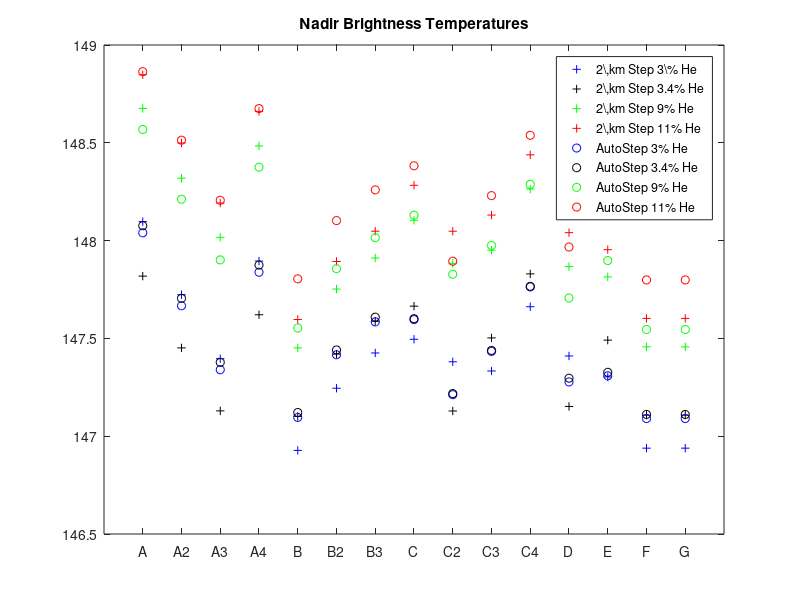
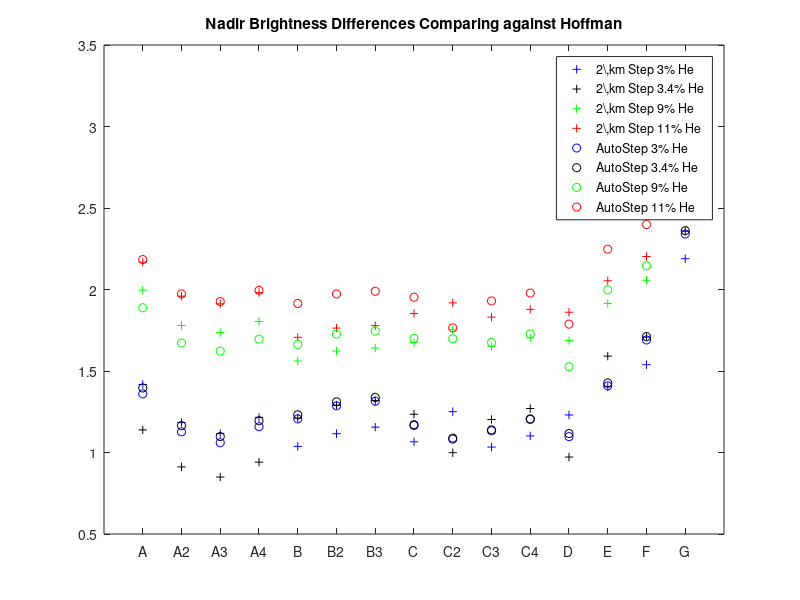

The MATLAB script that drew these images, in order:

 figure(999)
 
 load He_0_3_eq
 dlmwrite('He_0_3_eq_Tbeam.dat',Tbeam_nadir,'\t')
 plot(Tbeam_nadir,'+b')
 hold on;
 
 load He_0_34_eq
 dlmwrite('He_0_34_eq_Tbeam.dat',Tbeam_nadir,'\t')
 plot(Tbeam_nadir,'+k')
 
 load He_0_9_eq
 dlmwrite('He_0_9_eq_Tbeam.dat',Tbeam_nadir,'\t')
 plot(Tbeam_nadir,'+g')
 
 load He_0_11_eq
 dlmwrite('He_0_11_eq_Tbeam.dat',Tbeam_nadir,'\t')
 plot (Tbeam_nadir,'+r')
 
 load He_0_3_eq_auto
 dlmwrite('He_0_3_eq_auto_Tbeam.dat',Tbeam_nadir,'\t')
 plot (Tbeam_nadir, 'ob')

 load He_0_34_eq_auto
 dlmwrite('He_0_34_eq_auto_Tbeam.dat',Tbeam_nadir,'\t')
 plot (Tbeam_nadir,'ok')
 
  
 load He_0_9_eq_auto
 dlmwrite('He_0_9_eq_auto_Tbeam.dat',Tbeam_nadir,'\t')
 plot (Tbeam_nadir, 'og')
 
 load He_0_11_eq_auto
 dlmwrite('He_0_11_eq_auto_Tbeam.dat',Tbeam_nadir,'\t')
 plot (Tbeam_nadir, 'or')
 
 set(gca,'XTick',1:1:15)
 set(gca,'XTickLabel',Model_names)
 legend('2\,km Step 3\% He','2\,km Step 3.4% He','2\,km Step 9% He','2\,km Step 11% He', ...
        'AutoStep 3% He','AutoStep 3.4% He','AutoStep 9% He','AutoStep 11% He')
 title('Nadir Brightness Temperatures')           
 hold off
 
 figure(1000)
 load He_0_3_eq
 dlmwrite('He_0_3_eq_residual.dat',residual,'\t')
 plot(residual,'+b')
 
 hold on;
 
 load He_0_34_eq
 dlmwrite('He_0_34_eq_residual.dat',residual,'\t')
 plot(residual,'+k')
 
 load He_0_9_eq
 dlmwrite('He_0_9_eq_residual.dat',residual,'\t')
 plot(residual,'+g')
 
 load He_0_11_eq
 dlmwrite('He_0_11_eq_residual.dat',residual,'\t')
 plot (residual,'+r')

 load He_0_3_eq_auto
 dlmwrite('He_0_3_eq_auto_residual.dat',residual,'\t')
 plot (residual, 'ob')
 
 load He_0_34_eq_auto
 dlmwrite('He_0_34_eq_auto_residual.dat',residual,'\t')
 plot (residual,'ok')
 
 load He_0_9_eq_auto
 dlmwrite('He_0_9_eq_auto_residual.dat',residual,'\t')
 plot (residual, 'og')
 
 load He_0_11_eq_auto
 dlmwrite('He_0_11_eq_auto_residual.dat',residual,'\t')
 plot (residual, 'or')
 
 set(gca,'XTick',1:1:15)
 set(gca,'XTickLabel',Model_names)
 legend('2\,km Step 3% He','2\,km Step 3.4% He','2\,km Step 9% He','2\,km Step 11% He', ...
        'AutoStep 3% He','AutoStep 3.4% He','AutoStep 9% He','AutoStep 11% He')
 title('Nadir Brightness Differences Comparing against Hoffman')           
 hold off
 
 
 
 
 
% 
% figure(1000)
% plot(Tbeam_seventy_five-Tbeam_thesis_seventy_five,'+k')
% hold on;
% plot(Tbeam_nadir-Tbeam_thesis,'+b')
% set(gca,'XTickLabel',Model_names)
% set(gca,'XTick',1:1:15)
% set(gca,'XTickLabel',Model_names)
% legend('Error in Limb values ^{\circ} K','Error in nadir values ^{\circ} K')
% title('Error compared with Hoffman')
% %savefig('error','pdf','-cmyk','-r600')
% hold off
% 
% figure(1001)
% plot(Tbeam_thesis-Tbeam_thesis_seventy_five,'+r')
% hold on
% plot(Tbeam_nadir-Tbeam_seventy_five,'+g')
% set(gca,'XTick',1:1:15)
% set(gca,'XTickLabel',Model_names)
% legend('Hoffman Values','Run values')
% title('Compare Limb darkening')
% %savefig('darkening','pdf','-cmyk','-r600')
% hold off
% %mv *.pdf plots
% /*P T dr XH2 XHe XH2S XNH3 XH2O XCH4 XPH3  clouds DNH4SH DH2S DNH3 DH2O DCH4
% DPH3 DSOL g mu refr_w/o refr_ w/  */
color_funtime={'b','g','r','k','y','--b','--g','--r','--k','--y','+b','+g','+r','+k','+y'}
%figure(1002)
%for j=1:1
%        plot(XPH3(1:296,1),tcme(1:296,1,1),color_funtime{j})
%        hold on;
%end
%hold off